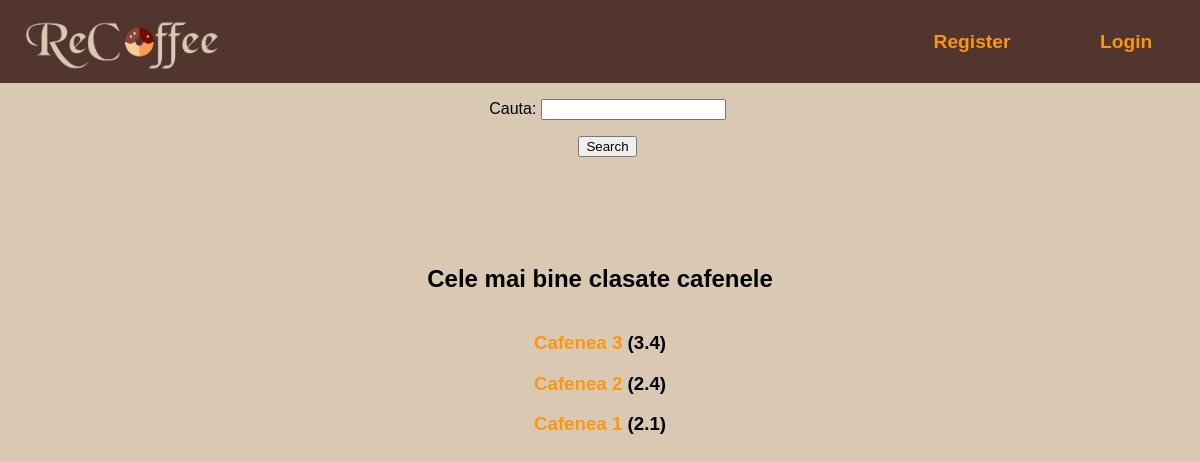
The app's page /, older data.
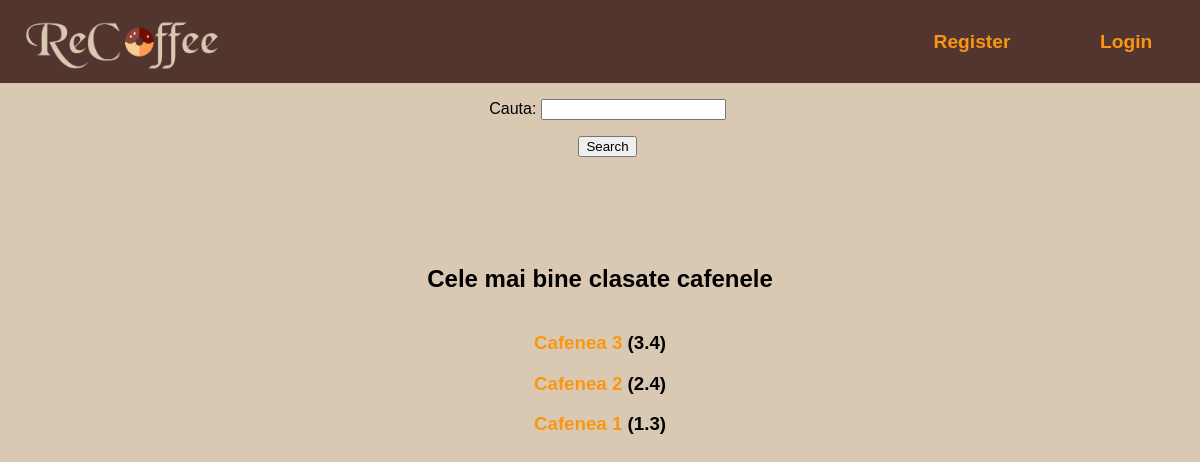
The same page, newer data.
### ReCoffee/models.py (models this page shows, shortened)
class ShopProfile(models.Model):
    name = models.CharField(max_length=50)
    location = models.CharField(max_length=200)
    rating = models.DecimalField(
        default=0,
        max_digits=2,
        decimal_places=1)

### ReCoffee/views.py (the view)
# urls.py: url(r'^$', views.index, name="index"),
def index(request):
    context = {}
    rate = models.ShopProfile.objects.all().order_by('rating').reverse()
    context['rate'] = rate
    if request.method == 'GET':
        form = forms.SearchForm()
    elif request.method == 'POST':
        form = forms.SearchForm(request.POST)
        if form.is_valid():
            shopSearch = form.cleaned_data['shopSearch']
            return redirect('lista_cafenele', shopSearch)
    context['form'] = form
    return render(request, 'ReCoffee/home.html', context)

### ReCoffee/forms.py
class SearchForm(forms.Form):
    shopSearch = forms.CharField(label="Cauta")

### ReCoffee/templates/ReCoffee/home.html (shortened to what this page needs)
{% extends 'ReCoffee/base.html' %}
{% load static %}
{% block content %}
	<form class="search-form" method="POST">
		<p>
			{{ form.as_p }}
			<button class="button" type="submit">Search</button>
		</p>
	</form>
<h2 id="indexpag">Cele mai bine clasate cafenele</h2>
<class id="indexpag">
{% for i in rate %}
<h3><a href="{% url 'shop_profile' i.pk %}"> {{ i.name }}</a>  ({{i.rating}})</h3>
{% endfor %}
</class>
{% endblock %}

Row changes from the older to the newer data that the page shows:
changed ShopProfile "Cafenea 1": rating "2.1" → "1.3"
